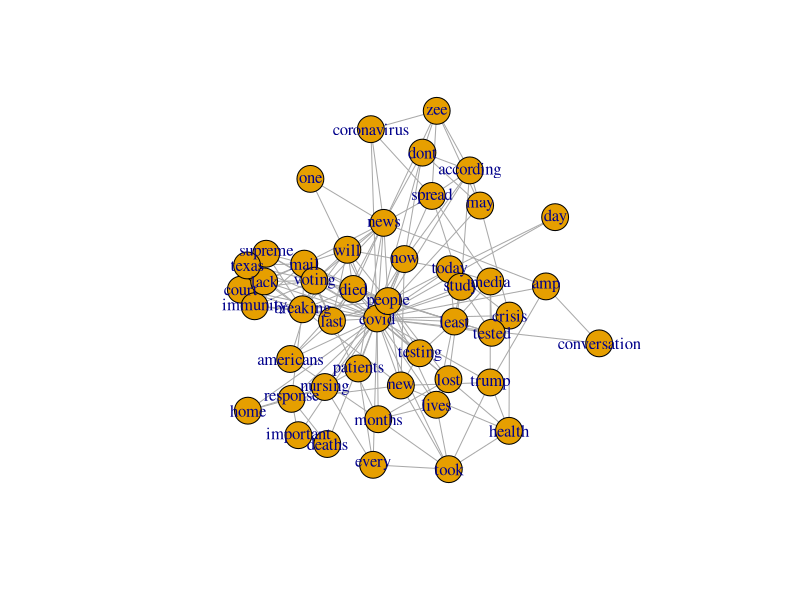
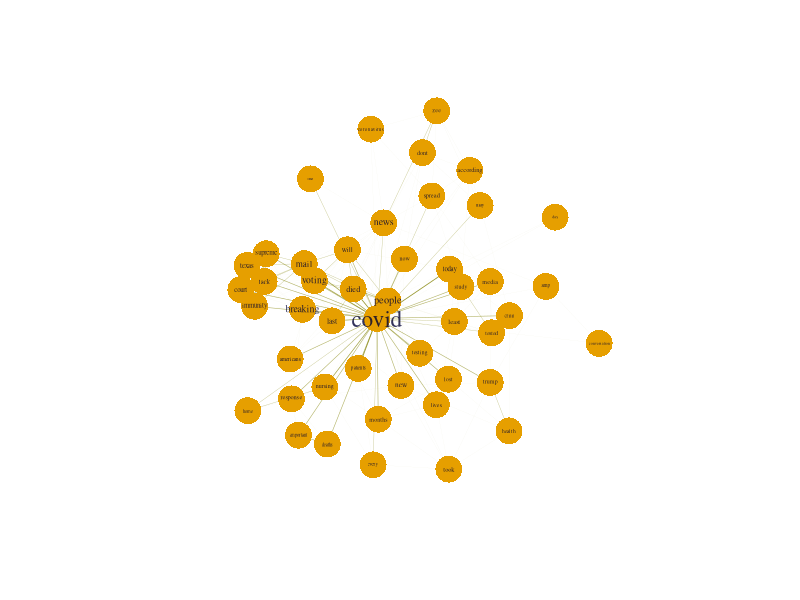

Generate these figures, in order, with R:
library(tm)
library(igraph)

twitter_data <- read.csv('results_covid-19.csv', header=T)
# We may need to remove the first character 'b' from the string.
#twitter_data$text = paste(substr(twitter_data$text,2,nchar(twitter_data$text))) 

text = twitter_data$text
text_clean = gsub("(RT|via)((?:\\b\\W*@\\w+)+)", "", text)
text_clean = gsub("@\\w+", "", text_clean)
text_clean = gsub("[[:punct:]]", "", text_clean)
text_clean = gsub("[[:digit:]]", "", text_clean)
text_clean = gsub("http\\w+", "", text_clean)

text_corpus = Corpus(VectorSource(text_clean))
text_corpus = tm_map(text_corpus, tolower) #convert to lowercase
text_corpus = tm_map(text_corpus, removeWords, c(stopwords("english"), "covid-19")) #remove stopwords
text_corpus = tm_map(text_corpus, stripWhitespace)
#text_corpus = tm_map(text_corpus, PlainTextDocument)

tdm = TermDocumentMatrix(text_corpus)
m = as.matrix(tdm)

# remove sparse terms (word frequency > 90% percentile)
wf = rowSums(m)
m1 = m[wf>quantile(wf,probs=0.9), ]

# remove columns with all zeros
m1 = m1[,colSums(m1)!=0]

# for convenience, every matrix entry must be binary (0 or 1)
m1[m1 > 1] = 1

# change it to a Boolean matrix
#m[m>=1] <- 1
# transform into a term-term adjacency matrix
termMatrix = m1 %*% t(m1)

library(igraph)
# build a graph from the above matrix
g <- graph.adjacency(termMatrix, weighted = T, mode = "undirected")
# remove loops
g <- simplify(g)
# set labels and degrees of vertices
V(g)$label <- V(g)$name
V(g)$degree <- degree(g)

# plot a graph
set.seed(3535)
layout1 <- layout.fruchterman.reingold(g)
plot(g, layout=layout1)

V(g)$label.cex <- 1.2 * V(g)$degree / max(V(g)$degree) + 0.2
V(g)$label.color <- rgb(0.0, 0.0, 0.2, 0.8)
V(g)$frame.color <- NA
egam <- (log(E(g)$weight) + 0.3) / max(log(E(g)$weight) + 0.3)
E(g)$color <- rgb(0.5, 0.5, 0.0, egam)
E(g)$width <- egam
# plot the graph in layout1
plot(g, layout=layout1)
